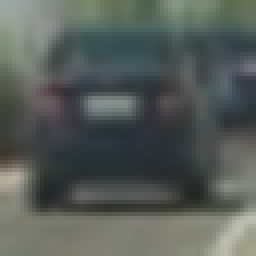
#> input picture training_data/vehicles/GTI_Far/image0000.png, 64 x 64 px (shown 4 times larger); its folder holds 3 pictures in this run
$ jupyter execute --allow-errors car_detection_project.ipynb   (shell and % lines are left out)   (older library calls are emulated)
#> lines starting #> are read from the running program, lines starting #| are printed output that depends on the picture
[cell 1]
import matplotlib.image as mpimg
import matplotlib.pyplot as plt
import numpy as np
import cv2
import glob
import time
import random

# import hog feature extractor and data normalization method
from skimage.feature import hog
from sklearn.preprocessing import StandardScaler
# import svm linear classifier
from sklearn.svm import LinearSVC
from sklearn.model_selection import train_test_split
from scipy.ndimage.measurements import label
from moviepy.editor import VideoFileClip
from IPython.display import HTML

### Load Training Data

[cell 2]
car_images = glob.glob('training_data/vehicles/**/*.png')
noncar_images = glob.glob('training_data/non-vehicles/**/*.png')
print(len(car_images), len(noncar_images))

sample_numbers = [len(car_images), len(noncar_images)]
X = [1,2]
#plt.bar(X, sample_numbers)
plt.bar(X, sample_numbers, color ='maroon',width = 0.4)
#> (this line was passed over: IPython is not available in this run)
plt.xticks(X, ('car', 'non_car'))
#> (this line was passed over: IPython is not available in this run)
plt.ylabel('Sample Numbers')
#> (this line was passed over: IPython is not available in this run)

### HOG Features

[cell 3]
def get_hog_features(img, orient, pix_per_cell, cell_per_block,
                        vis=False, feature_vec=True):
    # Call with two outputs if vis==True
    if vis == True:
        features, hog_image = hog(img, orientations=orient,
                                  pixels_per_cell=(pix_per_cell, pix_per_cell),
                                  cells_per_block=(cell_per_block, cell_per_block),
                                  transform_sqrt=False,
                                  feature_vector=feature_vec)
        return features, hog_image
    # Otherwise call with one output
    else:
        features = hog(img, orientations=orient,
                       pixels_per_cell=(pix_per_cell, pix_per_cell),
                       cells_per_block=(cell_per_block, cell_per_block),
                       transform_sqrt=False,
                       feature_vector=feature_vec)
        return features

### Extract HOG Features from Car and Non-Car Images

[cell 4]
def extract_features(imgs, cspace='RGB', orient=9,
                        pix_per_cell=8, cell_per_block=2, hog_channel=0):
    # Create a list to append feature vectors to
#> called with cspace = 'YUV', orient = 11, pix_per_cell = 16, cell_per_block = 2, hog_channel = 'ALL'
    features = []
    # Iterate through the list of images
    for file in imgs:
        # Read in each one by one
        image = mpimg.imread(file)
#> image is the input picture: shape (64, 64, 3) float32; mean R, G, B 0.34, 0.366, 0.349
        # apply color conversion if other than 'RGB'
        if cspace != 'RGB':
            if cspace == 'HSV':
                feature_image = cv2.cvtColor(image, cv2.COLOR_RGB2HSV)
            elif cspace == 'LUV':
                feature_image = cv2.cvtColor(image, cv2.COLOR_RGB2LUV)
            elif cspace == 'HLS':
                feature_image = cv2.cvtColor(image, cv2.COLOR_RGB2HLS)
            elif cspace == 'YUV':
                feature_image = cv2.cvtColor(image, cv2.COLOR_RGB2YUV)
#> feature_image: shape (64, 64, 3) float32; mean of channels 0, 1, 2 0.356, 0.497, 0.486
            elif cspace == 'YCrCb':
                feature_image = cv2.cvtColor(image, cv2.COLOR_RGB2YCrCb)
        else: feature_image = np.copy(image)

        # Call get_hog_features() with vis=False, feature_vec=True
        if hog_channel == 'ALL':
            hog_features = []
            for channel in range(feature_image.shape[2]):
                hog_features.append(get_hog_features(feature_image[:,:,channel],
                                    orient, pix_per_cell, cell_per_block,
                                    vis=False, feature_vec=True))
#> after the loop, hog_features = 3 items
            hog_features = np.ravel(hog_features)
#> hog_features = 1188 values, max 0.484 at index 313, min 0 at index 424, mean 0.124
        else:
            hog_features = get_hog_features(feature_image[:,:,hog_channel], orient,
                        pix_per_cell, cell_per_block, vis=False, feature_vec=True)
        # Append the new feature vector to the features list
        features.append(hog_features)
    # Return list of feature vectors
    return features

### Extract Features for Input Datasets and Combine, Define Labels Vector, Shuffle and Split

[cell 5]
# Feature extraction parameters
colorspace = 'YUV' # Can be RGB, HSV, LUV, HLS, YUV, YCrCb
orient = 11
pix_per_cell = 16
cell_per_block = 2
hog_channel = "ALL" # Can be 0, 1, 2, or "ALL"

t = time.time()
car_features = extract_features(car_images, cspace=colorspace, orient=orient,
                        pix_per_cell=pix_per_cell, cell_per_block=cell_per_block,
                        hog_channel=hog_channel)
notcar_features = extract_features(noncar_images, cspace=colorspace, orient=orient,
                        pix_per_cell=pix_per_cell, cell_per_block=cell_per_block,
                        hog_channel=hog_channel)
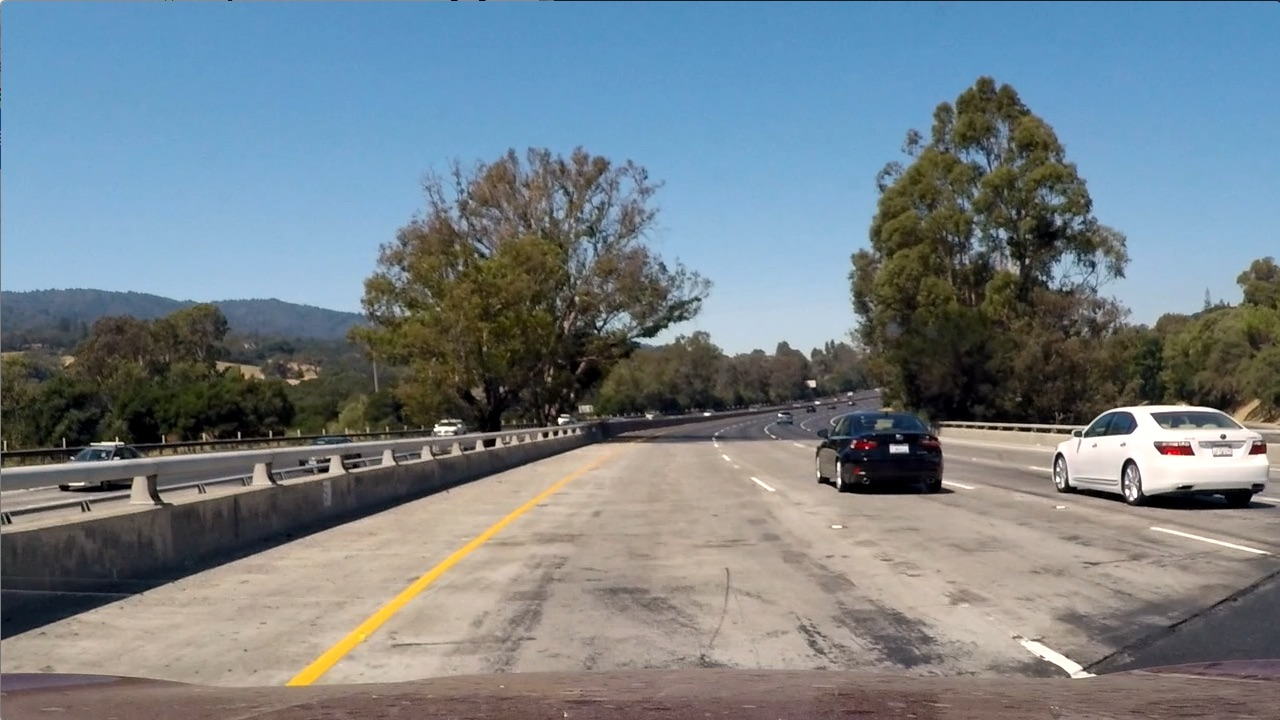
#> input picture test_images/test1.jpg, 1280 x 720 px
#> further down, test_img is the input picture: shape (720, 1280, 3); mean R, G, B 117.5, 128.7, 135.5
t2 = time.time()
print(round(t2-t, 2), 'Seconds to extract HOG features...')
# Create an array stack of feature vectors
#> (the rest of this cell did not finish here and is left out)

### Train a Classifier

[cell 6]
# Use a linear SVC
svc = LinearSVC()
# Check the training time for the SVC
t = time.time()
#> (the rest of this cell did not finish here and is left out)

## Detect Cars in an Image

[cell 7]
# Define a single function that can extract features using hog sub-sampling and make predictions
def find_cars(img, ystart, ystop, scale, cspace, hog_channel, svc, X_scaler, orient,
              pix_per_cell, cell_per_block, spatial_size, hist_bins, show_all_rectangles=False):

    # array of rectangles where cars were detected
#> called with ystart = 400, ystop = 464, scale = 1, cspace = 'YUV', hog_channel = 'ALL', orient = 11, pix_per_cell = 16, cell_per_block = 2
    rectangles = []

    img = img.astype(np.float32)/255

    img_tosearch = img[ystart:ystop,:,:]
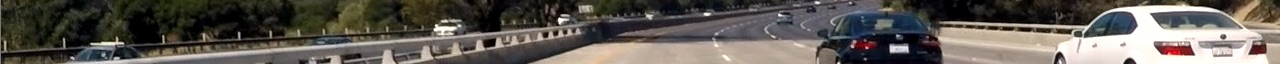
#> img_tosearch: shape (64, 1280, 3) float32; mean of channels 0, 1, 2 0.374, 0.354, 0.33; drawn as R, G, B

    # apply color conversion if other than 'RGB'
    if cspace != 'RGB':
        if cspace == 'HSV':
            ctrans_tosearch = cv2.cvtColor(img_tosearch, cv2.COLOR_RGB2HSV)
        elif cspace == 'LUV':
            ctrans_tosearch = cv2.cvtColor(img_tosearch, cv2.COLOR_RGB2LUV)
        elif cspace == 'HLS':
            ctrans_tosearch = cv2.cvtColor(img_tosearch, cv2.COLOR_RGB2HLS)
        elif cspace == 'YUV':
            ctrans_tosearch = cv2.cvtColor(img_tosearch, cv2.COLOR_RGB2YUV)
#> ctrans_tosearch: shape (64, 1280, 3) float32; mean of channels 0, 1, 2 0.357, 0.487, 0.515
        elif cspace == 'YCrCb':
            ctrans_tosearch = cv2.cvtColor(img_tosearch, cv2.COLOR_RGB2YCrCb)
    else: ctrans_tosearch = np.copy(image)

    # rescale image if other than 1.0 scale
    if scale != 1:
        imshape = ctrans_tosearch.shape
        ctrans_tosearch = cv2.resize(ctrans_tosearch, (np.int(imshape[1]/scale), np.int(imshape[0]/scale)))

    # select colorspace channel for HOG
    if hog_channel == 'ALL':
        ch1 = ctrans_tosearch[:,:,0]
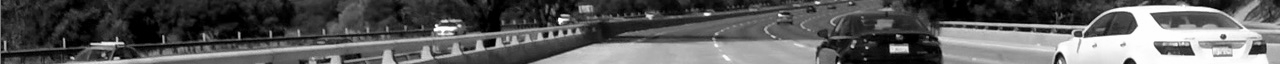
#> ch1: shape (64, 1280) float32; min 0, max 1, mean 0.357
        ch2 = ctrans_tosearch[:,:,1]
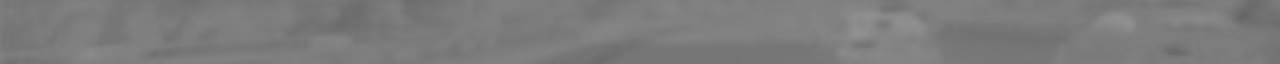
#> ch2: shape (64, 1280) float32; min 0.402, max 0.568, mean 0.487
        ch3 = ctrans_tosearch[:,:,2]
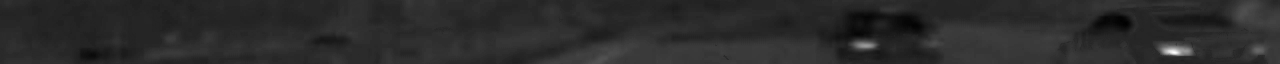
#> ch3: shape (64, 1280) float32; min 0.413, max 1, mean 0.515; drawn with min black and max white
    else:
        ch1 = ctrans_tosearch[:,:,hog_channel]

    # Define blocks and steps as above
    nxblocks = (ch1.shape[1] // pix_per_cell)+1  #-1
#> nxblocks = 81
    nyblocks = (ch1.shape[0] // pix_per_cell)+1  #-1
#> nyblocks = 5
    nfeat_per_block = orient*cell_per_block**2
    # 64 was the orginal sampling rate, with 8 cells and 8 pix per cell
    window = 64
    nblocks_per_window = (window // pix_per_cell)-1
    cells_per_step = 2  # Instead of overlap, define how many cells to step
    nxsteps = (nxblocks - nblocks_per_window) // cells_per_step
#> nxsteps = 39
    nysteps = (nyblocks - nblocks_per_window) // cells_per_step
#> nysteps = 1

    # Compute individual channel HOG features for the entire image
    hog1 = get_hog_features(ch1, orient, pix_per_cell, cell_per_block, feature_vec=False)
    if hog_channel == 'ALL':
        hog2 = get_hog_features(ch2, orient, pix_per_cell, cell_per_block, feature_vec=False)
        hog3 = get_hog_features(ch3, orient, pix_per_cell, cell_per_block, feature_vec=False)

    for xb in range(nxsteps):
        for yb in range(nysteps):
            ypos = yb*cells_per_step
            xpos = xb*cells_per_step
            # Extract HOG for this patch
            hog_feat1 = hog1[ypos:ypos+nblocks_per_window, xpos:xpos+nblocks_per_window].ravel()
            if hog_channel == 'ALL':
                hog_feat2 = hog2[ypos:ypos+nblocks_per_window, xpos:xpos+nblocks_per_window].ravel()
                hog_feat3 = hog3[ypos:ypos+nblocks_per_window, xpos:xpos+nblocks_per_window].ravel()
                hog_features = np.hstack((hog_feat1, hog_feat2, hog_feat3))
            else:
                hog_features = hog_feat1

            xleft = xpos*pix_per_cell
            ytop = ypos*pix_per_cell

            test_prediction = svc.predict(hog_features.reshape(1,-1))

            if test_prediction == 1 or show_all_rectangles:
                xbox_left = np.int(xleft*scale)
                ytop_draw = np.int(ytop*scale)
                win_draw = np.int(window*scale)
                rectangles.append(((xbox_left, ytop_draw+ystart),(xbox_left+win_draw,ytop_draw+win_draw+ystart)))
#> after the loop, rectangles = []

    return rectangles

### Draw Rectangles onto an Image

[cell 8]
# Here is your draw_boxes function from the previous exercise
def draw_boxes(img, bboxes, color=(0, 0, 255), thick=6):
    # Make a copy of the image
    imcopy = np.copy(img)
    random_color = False
    # Iterate through the bounding boxes
    for bbox in bboxes:
        if color == 'random' or random_color:
            color = (np.random.randint(0,255), np.random.randint(0,255), np.random.randint(0,255))
            random_color = True
        # Draw a rectangle given bbox coordinates
        cv2.rectangle(imcopy, bbox[0], bbox[1], color, thick)
    # Return the image copy with boxes drawn
    return imcopy

[cell 9]
test_img = mpimg.imread('./test_images/test1.jpg')

rectangles = []

colorspace = 'YUV' # Can be RGB, HSV, LUV, HLS, YUV, YCrCb
orient = 11
pix_per_cell = 16
cell_per_block = 2
hog_channel = 'ALL' # Can be 0, 1, 2, or "ALL"


ystart = 400
ystop = 464
scale = 1.0
#> (the rest of this cell did not finish here and is left out)

### Heatmap

[cell 10]
def add_heat(heatmap, bbox_list):
    # Iterate through list of bboxes
    for box in bbox_list:
        # Add += 1 for all pixels inside each bbox
        # Assuming each "box" takes the form ((x1, y1), (x2, y2))
        heatmap[box[0][1]:box[1][1], box[0][0]:box[1][0]] += 1
#> heatmap: shape (720, 1280); every value is 0

    # Return updated heatmap
    return heatmap

[cell 11]
# Test out the heatmap
heatmap_img = np.zeros_like(test_img[:,:,0])
heatmap_img = add_heat(heatmap_img, rectangles)
plt.figure(figsize=(10,10))
#> (this line was passed over: IPython is not available in this run)
plt.imshow(heatmap_img, cmap='hot')
#> (this line was passed over: IPython is not available in this run)

### Apply a Threshold to the Heatmap

[cell 12]
def apply_threshold(heatmap, threshold):
    # Zero out pixels below the threshold
    heatmap[heatmap <= threshold] = 0
    # Return thresholded map
    return heatmap

[cell 13]
heatmap_img = apply_threshold(heatmap_img, 1)
plt.figure(figsize=(10,10))
#> (this line was passed over: IPython is not available in this run)
plt.imshow(heatmap_img, cmap='hot')
#> (this line was passed over: IPython is not available in this run)
